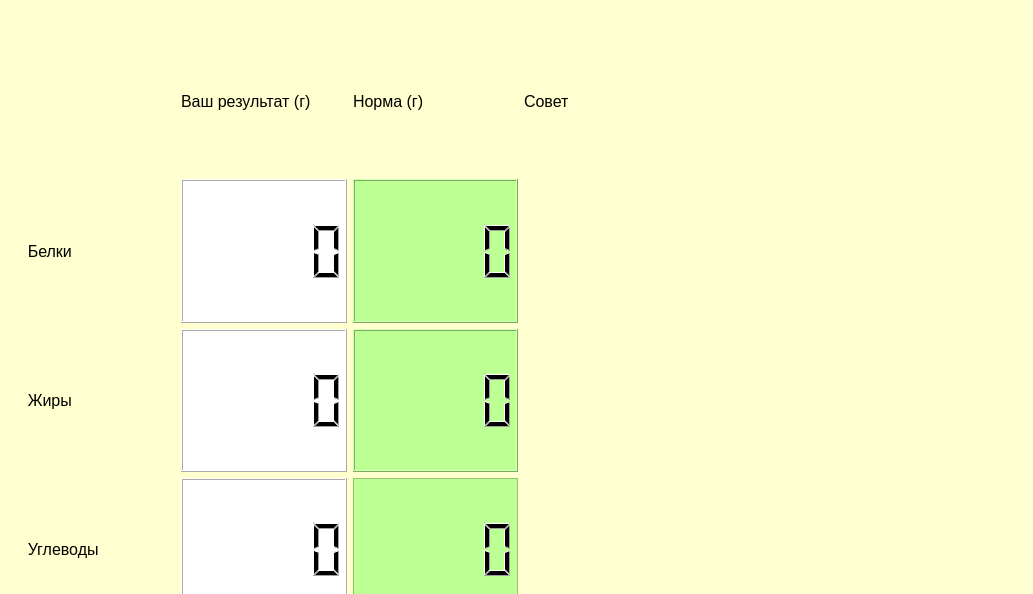
<?xml version="1.0" encoding="UTF-8"?>
<ui version="4.0">
 <class>Dialog</class>
 <widget class="QDialog" name="Dialog">
  <property name="geometry">
   <rect>
    <x>0</x>
    <y>0</y>
    <width>1033</width>
    <height>594</height>
   </rect>
  </property>
  <property name="windowTitle">
   <string>Dialog</string>
  </property>
  <property name="windowIcon">
   <iconset>
    <normaloff>ico/bowl.ico</normaloff>ico/bowl.ico</iconset>
  </property>
  <property name="styleSheet">
   <string notr="true">background-color: rgb(255, 255, 207);</string>
  </property>
  <widget class="QWidget" name="verticalLayoutWidget_2">
   <property name="geometry">
    <rect>
     <x>10</x>
     <y>30</y>
     <width>1021</width>
     <height>591</height>
    </rect>
   </property>
   <layout class="QVBoxLayout" name="verticalLayout_2">
    <item>
     <layout class="QHBoxLayout" name="horizontalLayout">
      <item>
       <layout class="QGridLayout" name="gridLayout">
        <item row="3" column="1">
         <widget class="QLCDNumber" name="lcdNumber_5">
          <property name="styleSheet">
           <string notr="true">background-color: rgb(255, 255, 255);</string>
          </property>
         </widget>
        </item>
        <item row="3" column="2">
         <widget class="QLCDNumber" name="lcdNumber_6">
          <property name="styleSheet">
           <string notr="true">background-color: rgb(188, 255, 146);</string>
          </property>
          <property name="frameShape">
           <enum>QFrame::StyledPanel</enum>
          </property>
          <property name="smallDecimalPoint">
           <bool>false</bool>
          </property>
          <property name="mode">
           <enum>QLCDNumber::Dec</enum>
          </property>
         </widget>
        </item>
        <item row="3" column="0">
         <widget class="QLabel" name="label">
          <property name="font">
           <font>
            <pointsize>12</pointsize>
           </font>
          </property>
          <property name="text">
           <string>    Углеводы</string>
          </property>
         </widget>
        </item>
        <item row="0" column="2">
         <widget class="QLabel" name="label_8">
          <property name="font">
           <font>
            <pointsize>12</pointsize>
           </font>
          </property>
          <property name="text">
           <string>Норма (г)</string>
          </property>
         </widget>
        </item>
        <item row="2" column="1">
         <widget class="QLCDNumber" name="lcdNumber_3">
          <property name="styleSheet">
           <string notr="true">background-color: rgb(255, 255, 255);</string>
          </property>
         </widget>
        </item>
        <item row="2" column="2">
         <widget class="QLCDNumber" name="lcdNumber_4">
          <property name="styleSheet">
           <string notr="true">background-color: rgb(188, 255, 146);</string>
          </property>
         </widget>
        </item>
        <item row="1" column="0">
         <widget class="QLabel" name="label_3">
          <property name="font">
           <font>
            <pointsize>12</pointsize>
           </font>
          </property>
          <property name="text">
           <string>    Белки</string>
          </property>
         </widget>
        </item>
        <item row="1" column="2">
         <widget class="QLCDNumber" name="lcdNumber_2">
          <property name="styleSheet">
           <string notr="true">background-color: rgb(188, 255, 146);</string>
          </property>
         </widget>
        </item>
        <item row="0" column="1">
         <widget class="QLabel" name="label_7">
          <property name="font">
           <font>
            <pointsize>12</pointsize>
           </font>
          </property>
          <property name="text">
           <string>Ваш результат (г)</string>
          </property>
         </widget>
        </item>
        <item row="2" column="0">
         <widget class="QLabel" name="label_2">
          <property name="font">
           <font>
            <pointsize>12</pointsize>
           </font>
          </property>
          <property name="text">
           <string>    Жиры</string>
          </property>
         </widget>
        </item>
        <item row="1" column="1">
         <widget class="QLCDNumber" name="lcdNumber">
          <property name="styleSheet">
           <string notr="true">background-color: rgb(255, 255, 255);</string>
          </property>
         </widget>
        </item>
       </layout>
      </item>
      <item>
       <layout class="QVBoxLayout" name="verticalLayout">
        <item>
         <widget class="QLabel" name="label_4">
          <property name="font">
           <font>
            <pointsize>12</pointsize>
           </font>
          </property>
          <property name="text">
           <string>Совет</string>
          </property>
         </widget>
        </item>
        <item>
         <widget class="QLabel" name="label_6">
          <property name="font">
           <font>
            <pointsize>10</pointsize>
           </font>
          </property>
          <property name="text">
           <string/>
          </property>
         </widget>
        </item>
        <item>
         <widget class="QLabel" name="label_5">
          <property name="font">
           <font>
            <pointsize>10</pointsize>
           </font>
          </property>
          <property name="text">
           <string/>
          </property>
         </widget>
        </item>
        <item>
         <widget class="QLabel" name="label_9">
          <property name="font">
           <font>
            <pointsize>10</pointsize>
           </font>
          </property>
          <property name="text">
           <string/>
          </property>
         </widget>
        </item>
       </layout>
      </item>
     </layout>
    </item>
    <item>
     <layout class="QHBoxLayout" name="horizontalLayout_2"/>
    </item>
   </layout>
  </widget>
 </widget>
 <resources>
  <include location="file.qrc"/>
 </resources>
 <connections/>
</ui>
